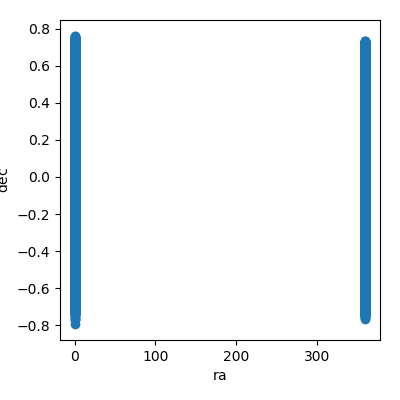

Reproduce this figure in Python.
import numpy as np
import h5py

import matplotlib as mpl
import matplotlib.pyplot as plt
import matplotlib.cm as cm

# --- make a simple redshift histogram of galaxies in the sample


filename = 'lightcone'

# --- open the HDF5 file
cat = h5py.File(f'../../{filename}.h5', 'r')

ra = cat['ra'][:]
dec = cat['dec'][:]

# --- get min, median, max
for x in [ra,dec]:
    for fun in [np.min, np.median, np.max]:
        print(fun.__name__, f'{fun(x):.2f}')


fig = plt.figure(figsize = (4, 4)) # 4" x 4" square

left  = 0.15
bottom = 0.15
width = 0.8 # space left for a colour bar
height = 0.8 # space left for a colour bar

ax = fig.add_axes((left, bottom, width, height)) # add an axis

ax.scatter(ra,dec)

ax.set_xlabel(r'$\rm ra$') # colour notation is e.g. Y-J
ax.set_ylabel(r'$\rm dec$') # colour notation is e.g. Y-J

fig.savefig(f'radec.png')

fig.clf() # clear figure

fig.clf() # clear figure
